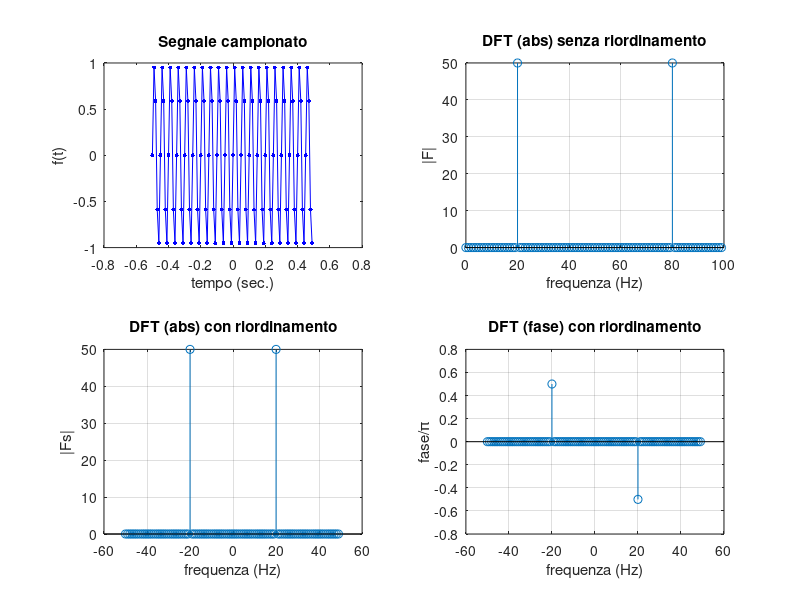
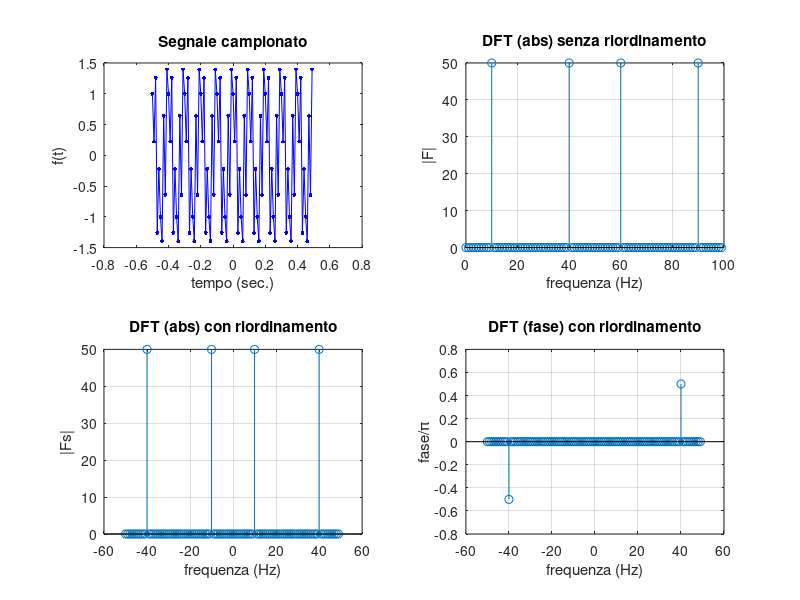

MATLAB code for these plots, in order:
% Corso di Elaborazione dei Segnali e Immagini
% Docente: Manuele Bicego 
% Lezione 5: Esercizi principali 


%% Esempio 1 - SINUSOIDE A 20 Hz 1-D CAMPIONATA A 100 Hz 
% Obiettivo di questo esempio è mostrare come si possono
% generare segnali e controllarne lo spettro. In particolare,
% si definisce una sinusoide a 20 Hz, si campiona a 100Hz e si osserva lo 
% spettro di magnitudo con picco a 20 Hz. 
% Controllare anche lo spettro di fase.


clear all
close all
clc

% FUNZIONI RICHIESTE: fft, fftshift, abs, angle

% Definisco le principali variabili di interesse e il segnale 
mu = 20;        % frequenza del segnale sinusoidale
mu_s = 100;     % frequenza di campionamento 
Dt = 1/mu_s;    % delta T: un campione ogni delta_T
t = -0.5:Dt:0.5-Dt;  % prendo un secondo di durata
N = length(t);  % numero di campioni

f = sin(2*pi*mu*t); % segnale sinusoidale

figure
subplot(221)
plot(t,f,'-b.','MarkerSize',9)
xlabel ('tempo (sec.)')
ylabel ('f(t)')
title('Segnale campionato');

% Calcolo la trasformata di Fourier e definisco il vettore delle frequenze
F = fft(f);           % Fast Fourier Transform è l'implementazione della DFT
% Se il segnale originale ha N punti ho N bin in frequenza: 
% da 0 alla frequenza di campionamento (mu_s - step) con step mu_s/N
mu_sampling = mu_s/N; % passo
mu = 0:mu_sampling:mu_s-mu_sampling; % campioni nello spazio delle frequenze

subplot(222)
stem(mu,abs(F));
xlabel ('frequenza (Hz)')
ylabel ('|F|')
grid
title('DFT (abs) senza riordinamento');

% Eseguo operazione di centratura dello spettro e visualizzo spettro centrato
Fs = fftshift(F); % centratura 
mu_max = mu_s/2;  % frequenza di Nyquist ? 
mu = -mu_max:mu_sampling:mu_max-mu_sampling; % nuovo vettore frequenze 

subplot(223)
stem(mu,abs(Fs))
xlabel ('frequenza (Hz)')
ylabel ('|Fs|')
grid
title('DFT (abs) con riordinamento');

% Eseguo pulizia per eliminare le componenti con magnitudo bassa e calcolo la fase 
th = 1e-6;
Fs(abs(Fs) < th) = 0; 

subplot(224)
stem(mu,angle(Fs)/pi) % Posso moltiplicare per 180 per avere gradi 
xlabel ('frequenza (Hz)')
ylabel ('fase/\pi')
grid
title('DFT (fase) con riordinamento');


%%%%%%%% RIASSUNTO:
% Passi:
% calcolo il vettore dei tempi e delle frequenze (N valori da -mu_s/2 a mu_s/2 -step)
% calcolo la fft e la fft riordinata
% calcolo il vettore frequenze: 
%       fft riordinata: (N valori da -mu_s/2 a mu_s/2-step)
%       fft non riordinata: (N valori da 0 a mu_s-step)
%       step = mu_s/N
% visualizzo lo spettro di ampiezza
% Se segnale rumoroso: pulisco lo spettro e tolgo le frequenze troppo basse
% visualizzo lo spettro di fase
%%%%%%%%%%%%%%%%%%%


%%%%%%%%%%%%%%%%%%%%%%%
% Altro esempio con il seguente segnale: 
% f = cos(2*pi*10*t) - sin(2*pi*40*t)
% cosa ottengo?

f = cos(2*pi*10*t) - sin(2*pi*40*t); % segnale sinusoidale

figure
subplot(221)
plot(t,f,'-b.','MarkerSize',9)
xlabel ('tempo (sec.)')
ylabel ('f(t)')
title('Segnale campionato');

% Calcolo la trasformata di Fourier e definisco il vettore delle frequenze
F = fft(f);           % Fast Fourier Transform è l'implementazione della DFT
mu_sampling = mu_s/N; % passo
mu = 0:mu_sampling:mu_s-mu_sampling; % campioni nello spazio delle frequenze

subplot(222)
stem(mu,abs(F));
xlabel ('frequenza (Hz)')
ylabel ('|F|')
grid
title('DFT (abs) senza riordinamento');

% Eseguo operazione di centratura dello spettro e visualizzo spettro centrato
Fs = fftshift(F); % centratura 
mu_max = mu_s/2;  % frequenza di Nyquist ? 
mu = -mu_max:mu_sampling:mu_max-mu_sampling; % nuovo vettore frequenze 

subplot(223)
stem(mu,abs(Fs))
xlabel ('frequenza (Hz)')
ylabel ('|Fs|')
grid
title('DFT (abs) con riordinamento');

% Eseguo pulizia per eliminare le componenti con magnitudo bassa e calcolo la fase 
th = 1e-6;
Fs(abs(Fs) < th) = 0; 

subplot(224)
stem(mu,angle(Fs)/pi) % Posso moltiplicare per 180 per avere gradi 
xlabel ('frequenza (Hz)')
ylabel ('fase/\pi')
grid
title('DFT (fase) con riordinamento');
